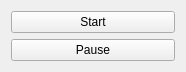
<?xml version="1.0" encoding="UTF-8"?>
<ui version="4.0">
 <class>MainWindow</class>
 <widget class="QMainWindow" name="MainWindow">
  <property name="geometry">
   <rect>
    <x>0</x>
    <y>0</y>
    <width>186</width>
    <height>66</height>
   </rect>
  </property>
  <property name="windowTitle">
   <string>MainWindow</string>
  </property>
  <widget class="QWidget" name="centralWidget">
   <layout class="QGridLayout" name="gridLayout_2">
    <item row="0" column="0">
     <layout class="QGridLayout" name="gridLayout">
      <item row="0" column="1">
       <widget class="QPushButton" name="startButton">
        <property name="text">
         <string>Start</string>
        </property>
       </widget>
      </item>
      <item row="2" column="1">
       <widget class="QPushButton" name="pauseButton">
        <property name="text">
         <string>Pause</string>
        </property>
       </widget>
      </item>
     </layout>
    </item>
   </layout>
  </widget>
 </widget>
 <layoutdefault spacing="6" margin="11"/>
 <resources/>
 <connections/>
</ui>
